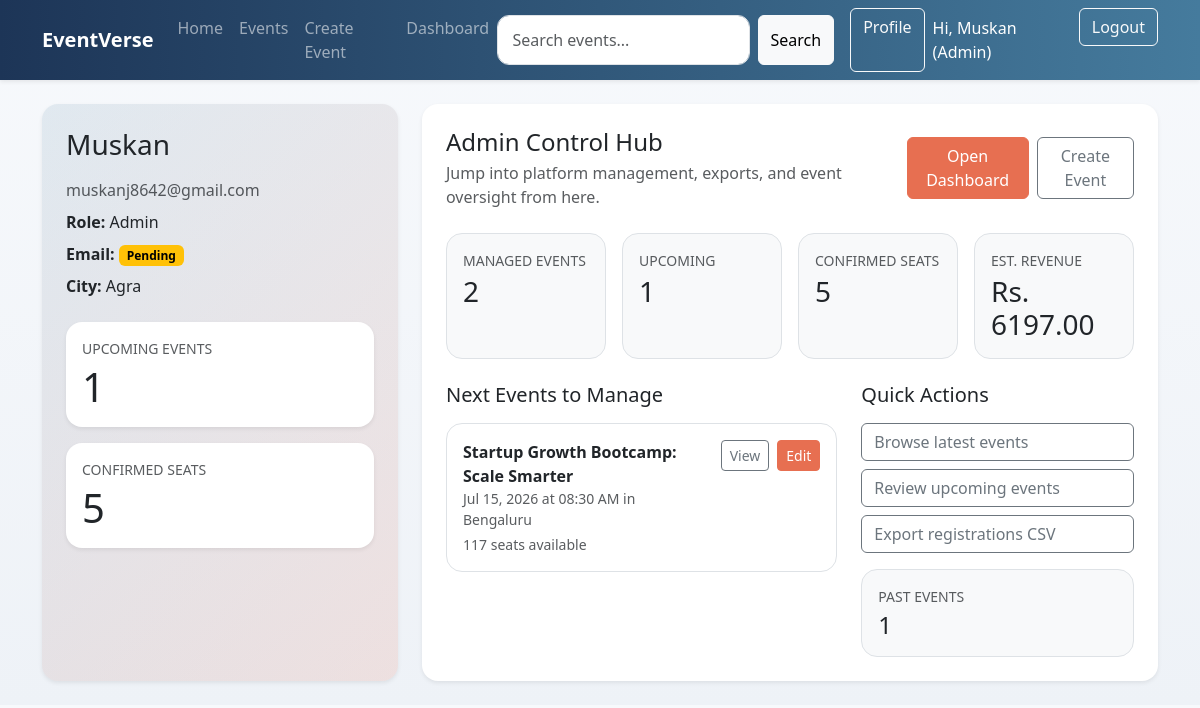
The page /accounts/profile/ (signed in) on the database as committed earlier.
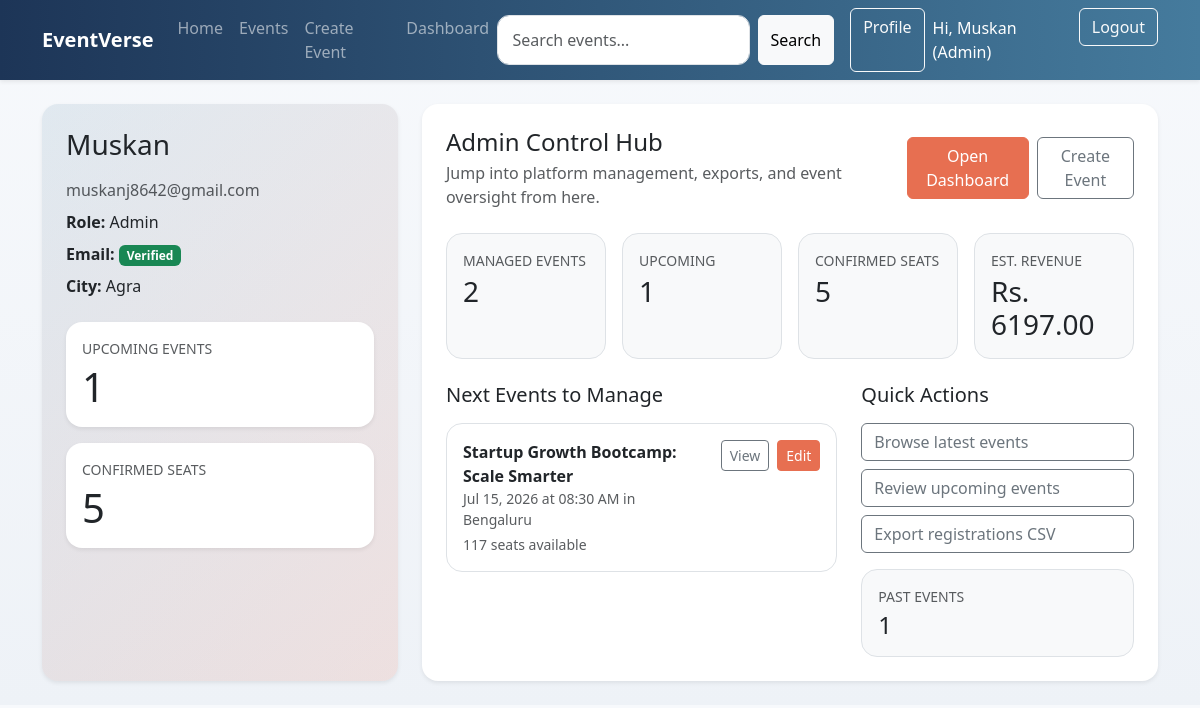
The same page on the database as committed later.
### accounts/views.py (the view)
# urls.py: path('profile/', ProfileView.as_view(), name='profile'),
class ProfileView(LoginRequiredMixin, TemplateView):
    template_name = 'accounts/profile.html'
    def get_context_data(self, **kwargs):
        context = super().get_context_data(**kwargs)
        role = get_user_role(self.request.user)
        can_view_booking_history = role == 'attendee'
        registrations = Registration.objects.none()
        managed_events = []
        if can_view_booking_history:
            registrations = (
                self.request.user.registrations.select_related('event', 'event__category')
                .order_by('-registered_at')
            )
        else:
            event_queryset = self.request.user.organized_events.select_related('category').order_by('start_date', 'start_time')
            if role == 'admin':
                event_queryset = event_queryset.model.objects.select_related('category', 'organizer').order_by(
                    'start_date', 'start_time'
                )
            now = timezone.now()
            upcoming_event_queryset = event_queryset.filter(
                Q(end_date__gt=now.date()) | Q(end_date=now.date(), end_time__gte=now.time())
            )
            managed_events = list(upcoming_event_queryset[:3])
            managed_registrations = Registration.objects.filter(event__in=event_queryset)
            confirmed_registrations = managed_registrations.filter(status=Registration.Status.CONFIRMED)
            estimated_revenue = sum(
                (registration.event.price * registration.seat_count for registration in confirmed_registrations),
                0,
            )
            context['managed_events_count'] = event_queryset.count()
            context['upcoming_managed_events'] = upcoming_event_queryset.count()
            context['past_managed_events'] = sum(1 for event in event_queryset if event.end_datetime < now)
            context['managed_confirmed_seats'] = (
                confirmed_registrations.aggregate(total=Sum('seat_count'))['total'] or 0
            )
            context['managed_estimated_revenue'] = estimated_revenue
        context['profile'] = self.request.user.profile
        context['profile_role'] = role
        context['profile_role_label'] = 'Admin' if role == 'admin' else self.request.user.profile.get_role_display()
        context['can_view_booking_history'] = can_view_booking_history
        context['booking_history'] = registrations
        context['managed_events_preview'] = managed_events
        context['can_book_events'] = is_profile_ready_for_booking(self.request.user)
        context['total_booked_seats'] = sum(
            registration.seat_count
            for registration in registrations
            if registration.status == Registration.Status.CONFIRMED
        )
        context['total_cancelled_seats'] = sum(registration.cancelled_seat_count for registration in registrations)
        return context

### accounts/context_processors.py (called while the page is built)
def user_role(request):
    return {'user_role': get_user_role(request.user)}

### accounts/utils.py (called while the page is built)
def get_user_role(user):
    if not user.is_authenticated:
        return None
    if user.is_staff or user.is_superuser:
        return 'admin'
    return UserProfile.objects.filter(user=user).values_list('role', flat=True).first() or UserProfile.Role.ATTENDEE

def is_profile_ready_for_booking(user):
    if not user.is_authenticated:
        return False
    profile, _ = UserProfile.objects.get_or_create(user=user)
    return bool(user.email and profile.email_verified and profile.city)

### events/models.py (called while the page is built)
    @property
    def end_datetime(self):
        return timezone.make_aware(datetime.combine(self.end_date, self.end_time))

    @property
    def confirmed_seats(self):
        return (
            self.registrations.filter(status=Registration.Status.CONFIRMED)
            .aggregate(total=models.Sum('seat_count'))
            .get('total')
            or 0
        )

    @property
    def available_seats(self):
        return max(self.capacity - self.confirmed_seats, 0)

### templates/accounts/profile.html (shortened to what the changed rows need)
{% extends 'base.html' %}
{% block content %}
<div class="row g-4">
    <div class="col-lg-4">
        <div class="card border-0 shadow-sm profile-stat h-100">
            <div class="card-body p-4">
                <h1 class="h3 mb-3">{{ user.username }}</h1>
                <p class="mb-2">
                    <strong>Email:</strong>
                    <span class="badge {% if profile.email_verified %}text-bg-success{% else %}text-bg-warning{% endif %}">
                        {% if profile.email_verified %}Verified{% else %}Pending{% endif %}
                    </span>
                </p>
            </div>
        </div>
    </div>
    <div class="col-lg-8">
        <div class="card border-0 shadow-sm">
            <div class="card-body p-4">
                {% if can_view_booking_history %}
                    <div class="d-flex justify-content-between align-items-center mb-4">
                        <div>
                            <h2 class="h4 mb-1">Booking History</h2>
                            <p class="text-muted mb-0">All your event seat bookings are listed here.</p>
                        </div>
                        <div class="d-flex gap-2">
                            {% if not can_book_events %}
                                <a href="{% url 'accounts:profile-edit' %}" class="btn btn-brand">Complete Profile</a>
                            {% endif %}
                            <a href="{% url 'events:event-list' %}" class="btn btn-outline-secondary">Browse Events</a>
                        </div>
                    </div>
                    {% if not can_book_events %}
                        <div class="alert alert-warning">
                            Complete your profile and verify your email before booking events.
                        </div>
                    {% endif %}
                    <div class="table-responsive">
                        <table class="table align-middle">
                            <thead>
                                <tr>
                                    <th>Event</th>
                                    <th>Category</th>
                                    <th>Seats</th>
                                    <th>Status</th>
                                    <th>Booked On</th>
                                </tr>
                            </thead>
                            <tbody>
                                {% for booking in booking_history %}
                                    <tr>
                                        <td>
                                            <a href="{% url 'events:event-detail' booking.event.pk %}" class="text-decoration-none fw-semibold">
                                                {{ booking.event.title }}
                                            </a>
                                            <div class="small text-muted">{{ booking.event.start_date|date:"M d, Y" }}</div>
                                        </td>
                                        <td>{{ booking.event.category.name }}</td>
                                        <td>{{ booking.seat_count }}</td>
                                        <td>
                                            <span class="badge {% if booking.status == 'confirmed' %}text-bg-success{% else %}text-bg-secondary{% endif %}">
                                                {{ booking.get_status_display }}
                                            </span>
                                            {% if booking.cancelled_seat_count %}
                                                <div class="small text-muted mt-1">
                                                    Cancelled: {{ booking.cancelled_seat_count }}
                                                </div>
                                            {% endif %}
                                        </td>
                                        <td>{{ booking.registered_at|date:"M d, Y h:i A" }}</td>
                                    </tr>
                                {% empty %}
                                    <tr>
                                        <td colspan="5" class="text-center py-4">No bookings yet.</td>
                                    </tr>
                                {% endfor %}
                            </tbody>
                        </table>
                    </div>
                {% else %}
                    <div class="d-flex flex-column flex-md-row justify-content-between align-items-md-center gap-3 mb-4">
                        <div>
                            <h2 class="h4 mb-1">{% if profile_role == 'admin' %}Admin Control Hub{% else %}Organizer Workspace{% endif %}</h2>
                        </div>
                    </div>
                {% endif %}
            </div>
        </div>
    </div>
</div>
{% endblock %}

Rows that differ between the two databases and show on the page:
changed UserProfile "Agra": email_verified False → True (drawn)
Other text that changed with them:
text no longer shown: "Pending"
text now shown: "Verified"
